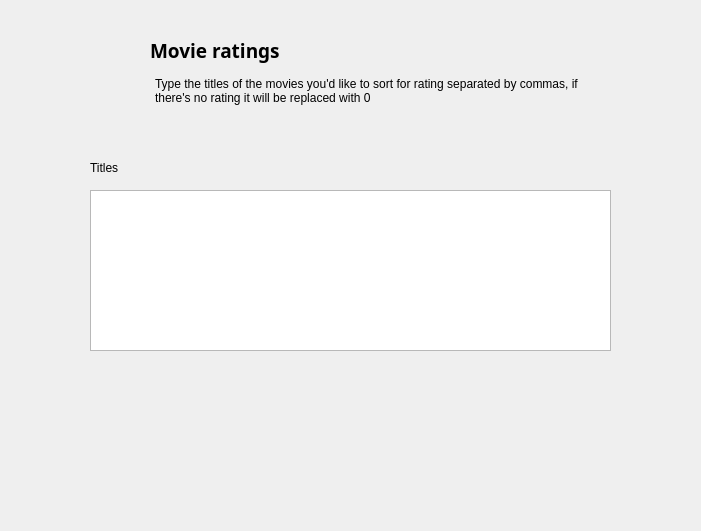
<?xml version="1.0" encoding="UTF-8"?>
<ui version="4.0">
 <class>Dialog</class>
 <widget class="QDialog" name="Dialog">
  <property name="geometry">
   <rect>
    <x>0</x>
    <y>0</y>
    <width>701</width>
    <height>531</height>
   </rect>
  </property>
  <property name="windowTitle">
   <string>Dialog</string>
  </property>
  <widget class="QLabel" name="label">
   <property name="geometry">
    <rect>
     <x>50</x>
     <y>10</y>
     <width>131</width>
     <height>131</height>
    </rect>
   </property>
   <property name="text">
    <string/>
   </property>
   <property name="pixmap">
    <pixmap>design/movie.png</pixmap>
   </property>
  </widget>
  <widget class="QLabel" name="label_2">
   <property name="geometry">
    <rect>
     <x>150</x>
     <y>30</y>
     <width>341</width>
     <height>41</height>
    </rect>
   </property>
   <property name="font">
    <font>
     <family>Neutra Text</family>
     <pointsize>14</pointsize>
     <weight>75</weight>
     <bold>true</bold>
    </font>
   </property>
   <property name="text">
    <string>Movie ratings</string>
   </property>
  </widget>
  <widget class="QLabel" name="label_3">
   <property name="geometry">
    <rect>
     <x>155</x>
     <y>70</y>
     <width>431</width>
     <height>41</height>
    </rect>
   </property>
   <property name="font">
    <font>
     <pointsize>9</pointsize>
    </font>
   </property>
   <property name="text">
    <string>Type the titles of the movies you'd like to sort for rating separated by commas, if there's no rating it will be replaced with 0</string>
   </property>
   <property name="wordWrap">
    <bool>true</bool>
   </property>
  </widget>
  <widget class="QTextEdit" name="title_textbox">
   <property name="geometry">
    <rect>
     <x>90</x>
     <y>190</y>
     <width>521</width>
     <height>161</height>
    </rect>
   </property>
  </widget>
  <widget class="QLabel" name="label_4">
   <property name="geometry">
    <rect>
     <x>90</x>
     <y>160</y>
     <width>55</width>
     <height>16</height>
    </rect>
   </property>
   <property name="text">
    <string>Titles</string>
   </property>
  </widget>
  <widget class="QLabel" name="back_button">
   <property name="geometry">
    <rect>
     <x>440</x>
     <y>370</y>
     <width>171</width>
     <height>41</height>
    </rect>
   </property>
   <property name="text">
    <string/>
   </property>
   <property name="pixmap">
    <pixmap>design/back.png</pixmap>
   </property>
  </widget>
  <widget class="QLabel" name="search_button">
   <property name="geometry">
    <rect>
     <x>310</x>
     <y>370</y>
     <width>171</width>
     <height>41</height>
    </rect>
   </property>
   <property name="text">
    <string/>
   </property>
   <property name="pixmap">
    <pixmap>design/search.png</pixmap>
   </property>
  </widget>
 </widget>
 <resources/>
 <connections/>
</ui>
